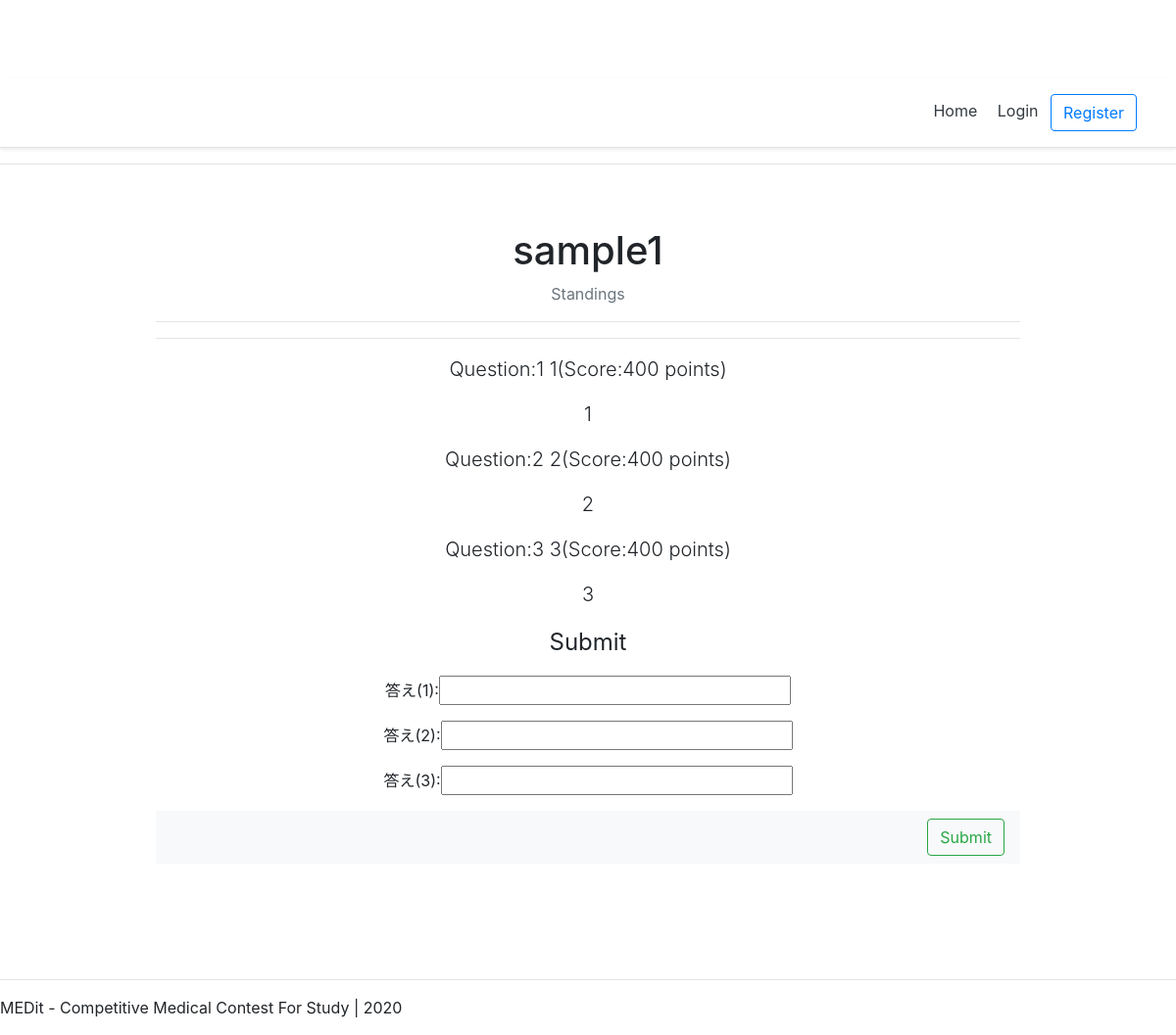
/1/problems/, run on the app's committed database.
### contest/models.py (models this page shows)
class Contest(models.Model):
    name=models.CharField(max_length=200)
    difficulty=models.IntegerField(default=0)
    problems=models.ManyToManyField(Problem)
    date_start=models.DateTimeField(blank=True,null=True)
    date_end=models.DateTimeField(blank=True,null=True)
    submitted_accounts=models.ManyToManyField(Account,blank=True,null=True)

class Problem(models.Model):
    problem_name=models.CharField(max_length=200)
    problem_text=models.CharField(max_length=200)
    problem_ans=models.CharField(max_length=200)
    problem_score=models.IntegerField(default=0)
    solved_accounts=models.ManyToManyField(Account,blank=True,null=True)

### contest/views.py (the view)
# urls.py: path('<int:contest_id>/problems/',problems_view,name='problems'),
def problems_view(request,contest_id):
    context={}
    user=request.user
    contest=Contest.objects.get(pk=contest_id)
    problems=[val for val in contest.problems.all()]
    context['contest']=contest
    has_not_started=0
    if contest.date_start>timezone.now():
        has_not_started=1
    context['has_not_started']=has_not_started
    if request.POST:
        if user.is_authenticated:
            submitted_accounts=[val for val in contest.submitted_accounts.all()]
            if user in submitted_accounts:
                context['warning']="You have already submitted."
                return render(request,'contest/problems.html',context)
            contest.submitted_accounts.add(user)
            problem_ans=[val.problem_ans for val in problems]
            user_ans=request.POST.getlist('user_ans')
            res=zip(problem_ans,user_ans)
            contest_score=0
            cnt=0
            results=[]
            for problem_ans,user_ans in res:
                if problem_ans==user_ans:
                    user.score+=problems[cnt].problem_score
                    contest_score+=problems[cnt].problem_score
                    problems[cnt].solved_accounts.add(user)
                    results.append('Correct')
                else:
                    results.append('Wrong')
                cnt+=1
            context['contest_score']=contest_score
            context['results']=results
            context['user_score']=user.score
            context['finished']=1
            user.color=color[min(6,request.user.score//400)]
            user.save()
            return render(request,'contest/problems.html',context)
        else:
            context['warning']="Please login."
            return render(request,'contest/problems.html',context)
    else:
        context['problems']=problems
        context['contest']=contest
    return render(request,'contest/problems.html',context)

### contest/templates/contest/problems.html (shortened to what this page needs)
{% extends 'contest/base.html' %}
{% load static %}
{% block content %}
<main role="main" class="container">
      <div class="starter-template">
      <h1>{{contest.name}}</h1>
            <a class="text-muted" href="{% url 'standings' contest.id %}">Standings</a>
        <hr>
      <hr>
      {% if has_not_started %}
      <p><div class="red">This contest will start at {{contest.date_start}}. Please go back "Home".</div></p>
      {% else %}
      {% for problem in problems %}
      <p class="lead">
        Question:{{forloop.counter}}   {{problem.problem_name}}(Score:{{problem.problem_score}} points)
      </p>
      <p class="lead">
        {{problem.problem_text}}
      </p>
      {% endfor %}
      {% if not finished %}
        <p><font size="5">Submit</font></p>
        <form action="" method="post">{% csrf_token %}
            {% for problem in problems%}
            <p>答え({{forloop.counter}}):<input type="text" size="30" name="user_ans" id="choice{{forloop.counter}}"></p>
            {% endfor %}
                <nav class="navbar navbar-light bg-light">
                    <div class="navbar-nav ml-auto">
                        <button class="btn btn-outline-success" type="submit" value="Submit">Submit</button>
                    </div>
                </nav>
        </form>
        {% endif %}
        {% endif %}
    </div>
</main>
{% endblock content %}

### contest/templates/contest/base.html (style rules this page uses)
@media (min-width: 768px) { html { font-size: 16px; } }
.container { max-width: 960px; }

### contest/templates/contest/problems.html (style rules this page uses)
body { padding-top: 5rem; }
.starter-template { padding: 3rem 1.5rem; text-align: center; }

### data on the page
Contest: name "sample1"
Problem: problem_name "1", problem_score "400", problem_text "1"
Problem: problem_name "2", problem_score "400", problem_text "2"
Problem: problem_name "3", problem_score "400", problem_text "3"
